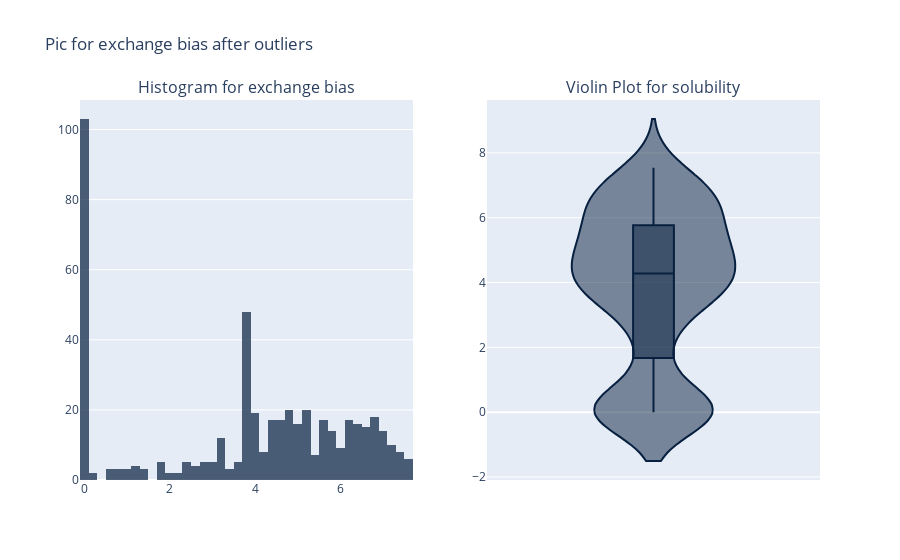

Write notebook code for a chart like this one.
### Code cell
#Построим график распределения целевой переменной
fig = make_subplots(rows=1, cols=2, subplot_titles=['Histogram for exchange bias', 'Violin Plot for solubility'])

# Histogram
hist_fig = px.histogram(df, x="exc_bias_oe", nbins = 60,
                 color_discrete_sequence = colors,
                 opacity = 0.7)

fig.add_trace(hist_fig['data'][0], row=1, col=1) # Adding a graph indicating the location

# Violin plot
violin_fig = px.violin(df, y="exc_bias_oe", color_discrete_sequence = colors, box = True)
fig.add_trace(violin_fig['data'][0], row=1, col=2) # Adding a graph indicating the location

# Setting up the layout
fig.update_layout(showlegend=False, title_text="Pic for exchange bias after outliers")

# Graph display
print(display(fig))

### Figure 1 — Plotly figure (JSON) as saved in the notebook; plotly's stock layout.template omitted (floating-point values rounded to 4 significant figures; data arrays with more than 128 entries replaced by an {"elided": "..."} marker saying what was removed)
{"data": [{"alignmentgroup": "True", "bingroup": "x", "hovertemplate": "exc_bias_oe=%{x}<br>count=%{y}<extra></extra>", "legendgroup": "", "marker": {"color": "#082040", "opacity": 0.7, "pattern": {"shape": ""}}, "name": "", "nbinsx": 60, "offsetgroup": "", "orientation": "v", "showlegend": false, "type": "histogram", "x": {"elided": "485 float values"}, "xaxis": "x", "yaxis": "y"}, {"alignmentgroup": "True", "box": {"visible": true}, "hovertemplate": "exc_bias_oe=%{y}<extra></extra>", "legendgroup": "", "marker": {"color": "#082040"}, "name": "", "offsetgroup": "", "orientation": "v", "scalegroup": "True", "showlegend": false, "type": "violin", "x0": " ", "xaxis": "x2", "y": {"elided": "485 float values"}, "y0": " ", "yaxis": "y2"}], "layout": {"annotations": [{"font": {"size": 16}, "showarrow": false, "text": "Histogram for exchange bias", "x": 0.225, "xanchor": "center", "xref": "paper", "y": 1, "yanchor": "bottom", "yref": "paper"}, {"font": {"size": 16}, "showarrow": false, "text": "Violin Plot for solubility", "x": 0.775, "xanchor": "center", "xref": "paper", "y": 1, "yanchor": "bottom", "yref": "paper"}], "showlegend": false, "title": {"text": "Pic for exchange bias after outliers"}, "xaxis": {"anchor": "y", "domain": [0, 0.45]}, "xaxis2": {"anchor": "y2", "domain": [0.55, 1]}, "yaxis": {"anchor": "x", "domain": [0, 1]}, "yaxis2": {"anchor": "x2", "domain": [0, 1]}}}
